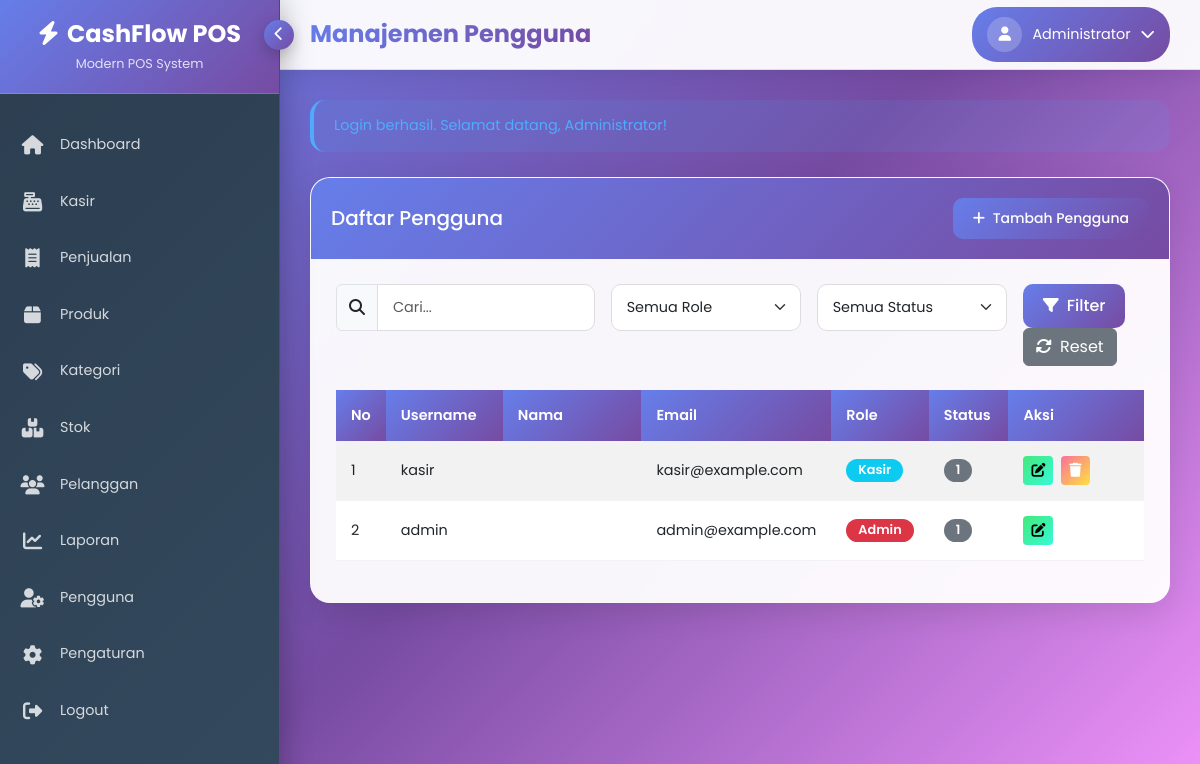
/pengguna/index.php (signed in), run on the app's committed database.
### tables this page shows
CREATE TABLE IF NOT EXISTS pengaturan (
    id INT AUTO_INCREMENT PRIMARY KEY,
    nama_toko VARCHAR(100) NOT NULL,
    alamat TEXT,
    no_telp VARCHAR(15),
    email VARCHAR(100),
    logo VARCHAR(255),
    footer_struk TEXT,
    pajak DECIMAL(5,2) DEFAULT 0,
    updated_at TIMESTAMP DEFAULT CURRENT_TIMESTAMP ON UPDATE CURRENT_TIMESTAMP
);

CREATE TABLE IF NOT EXISTS users (
    id INT AUTO_INCREMENT PRIMARY KEY,
    username VARCHAR(50) NOT NULL UNIQUE,
    password VARCHAR(255) NOT NULL,
    nama_lengkap VARCHAR(100) NOT NULL,
    role ENUM('admin', 'kasir') NOT NULL,
    email VARCHAR(100),
    no_telp VARCHAR(15),
    foto VARCHAR(255) DEFAULT 'default.jpg',
    status TINYINT(1) DEFAULT 1,
    created_at TIMESTAMP DEFAULT CURRENT_TIMESTAMP,
    updated_at TIMESTAMP DEFAULT CURRENT_TIMESTAMP ON UPDATE CURRENT_TIMESTAMP
);

### helpers/functions.php (called while the page is built, shortened)
<?php
function base_url($path = '') {
    return BASE_URL . $path;
}
function asset_url($path = '') {
    return base_url('assets/' . $path);
}

### config/database.php (called while the page is built, shortened)
<?php
try {
    $conn = new mysqli(DB_HOST, DB_USER, DB_PASS, DB_NAME);
    $conn->set_charset("utf8");
} catch (Exception $e) {
    die("Error: " . $e->getMessage());
}
function query($sql) {
    global $conn;
    $result = $conn->query($sql);
    if (strpos(strtoupper($sql), 'SELECT') === 0) {
        $data = [];
        while ($row = $result->fetch_assoc()) {
            $data[] = $row;
        }
        return $data;
    }
    return true;
}
function get_row($sql) {
    global $conn;
    $result = $conn->query($sql);
    return $result->fetch_assoc();
}

### config/config.php (called while the page is built, shortened)
<?php
require_once ROOT_PATH . 'config/database.php';
require_once ROOT_PATH . 'helpers/functions.php';
function is_admin() {
    return isset($_SESSION['user_role']) && $_SESSION['user_role'] === 'admin';
}
function get_flash_message() {
    if (isset($_SESSION['flash_message'])) {
        $flash = $_SESSION['flash_message'];
        return $flash;
    }
    return null;
}
function get_settings() {
    static $settings = null;
    if ($settings === null) {
        $result = get_row("SELECT * FROM pengaturan WHERE id = 1");
        $settings = $result ?: [];
    }
    return $settings;
}

### pengguna/index.php (the view, shortened to what this page needs)
<?php
require_once '../config/config.php';
$active_menu = 'pengguna';
$page_title = 'Manajemen Pengguna';
$page = isset($_GET['page']) ? (int)$_GET['page'] : 1;
$per_page = 10;
$offset = ($page - 1) * $per_page;
$search = isset($_GET['search']) ? sanitize($_GET['search']) : '';
$search_condition = '';
$role_condition = '';
$status_condition = '';
$query = "SELECT * FROM users
          WHERE 1=1 $search_condition $role_condition $status_condition
          ORDER BY id DESC
          LIMIT $offset, $per_page";
$users = query($query);
include '../includes/header.php';
?>
<div class="row">
    <div class="col-lg-12">
        <div class="card mb-4">
            <div class="card-header d-flex justify-content-between align-items-center">
                <h5 class="mb-0">Daftar Pengguna</h5>
                <a href="<?= base_url('pengguna/form.php') ?>" class="btn btn-primary btn-sm">
                    <i class="fas fa-plus me-1"></i> Tambah Pengguna
                </a>
            </div>
            <div class="card-body">
                <form action="" method="get" class="mb-4">
                    <div class="row g-3">
                        <div class="col-md-4">
                            <div class="input-group">
                                <span class="input-group-text"><i class="fas fa-search"></i></span>
                                <input type="text" class="form-control" name="search" placeholder="Cari..." value="<?= htmlspecialchars($search) ?>">
                            </div>
                        </div>
                        <div class="col-md-3">
                            <select name="role" class="form-select">
                                <option value="">Semua Role</option>
                            </select>
                        </div>
                        <div class="col-md-3">
                            <select name="status" class="form-select">
                                <option value="">Semua Status</option>
                            </select>
                        </div>
                        <div class="col-md-2">
                            <button type="submit" class="btn btn-primary me-2">
                                <i class="fas fa-filter me-1"></i> Filter
                            </button>
                            <a href="<?= base_url('pengguna/') ?>" class="btn btn-secondary">
                                <i class="fas fa-sync-alt me-1"></i> Reset
                            </a>
                        </div>
                    </div>
                </form>
                <div class="table-responsive">
                    <table class="table table-striped table-hover align-middle">
                        <thead>
                            <tr>
                                <th width="5%">No</th>
                                <th width="15%">Username</th>
                                <th width="20%">Nama</th>
                                <th width="20%">Email</th>
                                <th width="10%">Role</th>
                                <th width="10%">Status</th>
                                <th width="20%">Aksi</th>
                            </tr>
                        </thead>
                        <tbody>
                            <?php if (empty($users)): ?>
                            <tr>
                                <td colspan="7" class="text-center py-4">Tidak ada data pengguna</td>
                            </tr>
                            <?php else: ?>
                                <?php $no = $offset + 1; foreach ($users as $user): ?>
                                <tr>
                                    <td><?= $no++ ?></td>
                                    <td><?= $user['username'] ?></td>
                                    <td><?= $user['nama'] ?></td>
                                    <td><?= $user['email'] ?></td>
                                    <td>
                                        <span class="badge bg-<?= $user['role'] === 'admin' ? 'danger' : 'info' ?>">
                                            <?= ucfirst($user['role']) ?>
                                        </span>
                                    </td>
                                    <td>
                                        <span class="badge bg-<?= $user['status'] === 'aktif' ? 'success' : 'secondary' ?>">
                                            <?= ucfirst($user['status']) ?>
                                        </span>
                                    </td>
                                    <td>
                                        <a href="<?= base_url('pengguna/form.php?id=' . $user['id']) ?>" class="btn btn-sm btn-warning me-1">
                                            <i class="fas fa-edit"></i>
                                        </a>
                                        <?php if ($user['id'] !== $_SESSION['user_id']): ?>
                                        <a href="<?= base_url('pengguna/index.php?action=delete&id=' . $user['id']) ?>" class="btn btn-sm btn-danger btn-delete">
                                            <i class="fas fa-trash"></i>
                                        </a>
                                        <?php endif; ?>
                                    </td>
                                </tr>
                                <?php endforeach; ?>
                            <?php endif; ?>
                        </tbody>
                    </table>
                </div>
            </div>
        </div>
    </div>
</div>
<?php
include '../includes/footer.php';
?>

### includes/header.php (shortened to what this page needs)
<?php
$user_id = $_SESSION['user_id'];
$user = get_row("SELECT * FROM users WHERE id = '$user_id'");
$settings = get_settings();
$flash_message = get_flash_message();
?>
<!DOCTYPE html>
<html lang="id">
<head>
    <link href="https://cdn.jsdelivr.net/npm/bootstrap@5.3.0/dist/css/bootstrap.min.css" rel="stylesheet">
    <link href="https://cdnjs.cloudflare.com/ajax/libs/font-awesome/6.4.0/css/all.min.css" rel="stylesheet">
    <link href="https://cdn.datatables.net/1.13.4/css/dataTables.bootstrap5.min.css" rel="stylesheet">
    <link href="https://cdn.jsdelivr.net/npm/select2@4.1.0-rc.0/dist/css/select2.min.css" rel="stylesheet">
    <link href="https://cdn.jsdelivr.net/npm/select2-bootstrap-5-theme@1.3.0/dist/select2-bootstrap-5-theme.min.css" rel="stylesheet">
    <link href="<?= asset_url('css/style.css') ?>" rel="stylesheet">
</head>
<body>
    <div class="sidebar" id="sidebar">
        <button class="sidebar-toggle" onclick="toggleSidebar()">
            <i class="fas fa-chevron-left" id="toggleIcon"></i>
        </button>
        <div class="sidebar-header">
            <h3><i class="fas fa-bolt me-2"></i><?= $settings['nama_toko'] ?? 'CashFlow' ?></h3>
            <div class="subtitle">Modern POS System</div>
        </div>
        <ul class="sidebar-menu">
            <li>
                <a href="<?= base_url('dashboard.php') ?>" class="<?= $active_menu === 'dashboard' ? 'active' : '' ?>">
                    <i class="fas fa-home"></i>
                    <span class="menu-text">Dashboard</span>
                </a>
            </li>
            <li>
                <a href="<?= base_url('transaksi/index.php') ?>" class="<?= $active_menu === 'transaksi' ? 'active' : '' ?>">
                    <i class="fas fa-cash-register"></i>
                    <span class="menu-text">Kasir</span>
                </a>
            </li>
            <li>
                <a href="<?= base_url('penjualan/index.php') ?>" class="<?= $active_menu === 'penjualan' ? 'active' : '' ?>">
                    <i class="fas fa-receipt"></i>
                    <span class="menu-text">Penjualan</span>
                </a>
            </li>
            <li>
                <a href="<?= base_url('produk/index.php') ?>" class="<?= $active_menu === 'produk' ? 'active' : '' ?>">
                    <i class="fas fa-box"></i>
                    <span class="menu-text">Produk</span>
                </a>
            </li>
            <li>
                <a href="<?= base_url('kategori/index.php') ?>" class="<?= $active_menu === 'kategori' ? 'active' : '' ?>">
                    <i class="fas fa-tags"></i>
                    <span class="menu-text">Kategori</span>
                </a>
            </li>
            <li>
                <a href="<?= base_url('stok/index.php') ?>" class="<?= $active_menu === 'stok' ? 'active' : '' ?>">
                    <i class="fas fa-boxes"></i>
                    <span class="menu-text">Stok</span>
                </a>
            </li>
            <li>
                <a href="<?= base_url('pelanggan/index.php') ?>" class="<?= $active_menu === 'pelanggan' ? 'active' : '' ?>">
                    <i class="fas fa-users"></i>
                    <span class="menu-text">Pelanggan</span>
                </a>
            </li>
            <li>
                <a href="<?= base_url('laporan/index.php') ?>" class="<?= $active_menu === 'laporan' ? 'active' : '' ?>">
                    <i class="fas fa-chart-line"></i>
                    <span class="menu-text">Laporan</span>
                </a>
            </li>
            <?php if (is_admin()): ?>
            <li>
                <a href="<?= base_url('users/index.php') ?>" class="<?= $active_menu === 'users' ? 'active' : '' ?>">
                    <i class="fas fa-user-cog"></i>
                    <span class="menu-text">Pengguna</span>
                </a>
            </li>
            <li>
                <a href="<?= base_url('pengaturan/index.php') ?>" class="<?= $active_menu === 'pengaturan' ? 'active' : '' ?>">
                    <i class="fas fa-cog"></i>
                    <span class="menu-text">Pengaturan</span>
                </a>
            </li>
            <?php endif; ?>
            <li>
                <a href="<?= base_url('auth/logout.php') ?>" onclick="return confirm('Apakah Anda yakin ingin logout?')">
                    <i class="fas fa-sign-out-alt"></i>
                    <span class="menu-text">Logout</span>
                </a>
            </li>
        </ul>
    </div>
    <div class="main-content" id="mainContent">
        <div class="topbar">
            <div class="topbar-left">
                <h4><?= $page_title ?? 'Dashboard' ?></h4>
            </div>
            <div class="topbar-right">
                <div class="profile-dropdown">
                    <button class="profile-btn" onclick="window.location.href='<?= base_url('profile.php') ?>'">
                        <div class="profile-avatar">
                            <?php if (!empty($user['foto']) && $user['foto'] !== 'default.jpg'): ?>
                            <img src="<?= upload_url('users/' . $user['foto']) ?>" alt="<?= $user['nama_lengkap'] ?>" class="img-fluid" style="width: 35px; height: 35px; border-radius: 50%; object-fit: cover;">
                            <?php else: ?>
                            <i class="fas fa-user"></i>
                            <?php endif; ?>
                        </div>
                        <span><?= $user['nama_lengkap'] ?></span>
                        <i class="fas fa-chevron-down"></i>
                    </button>
                </div>
            </div>
        </div>
        <div class="dashboard-content">
            <?php if ($flash_message): ?>
            <div class="alert alert-<?= $flash_message['type'] ?>">
                <?= $flash_message['message'] ?>
            </div>
            <?php endif; ?>

### assets/css/style.css (style rules this page uses)
:root { --primary-color: #4e73df; --secondary-color: #858796; --success-color: #1cc88a; --info-color: #36b9cc; --warning-color: #f6c23e; --danger-color: #e74a3b; --light-color: #f8f9fc; --dark-color: #5a5c69; --sidebar-width: 250px; --sidebar-collapsed-width: 80px; --topbar-height: 70px; --transition-speed: 0.3s; }
body { font-family: 'Nunito', -apple-system, BlinkMacSystemFont, "Segoe UI", Roboto, "Helvetica Neue", Arial, sans-serif; font-size: 0.9rem; background-color: #f8f9fc; color: #5a5c69; overflow-x: hidden; }
.sidebar { width: var(--sidebar-width); background: linear-gradient(180deg, var(--primary-color) 10%, #224abe 100%); color: #fff; position: fixed; top: 0; left: 0; height: 100vh; z-index: 999; transition: all var(--transition-speed) ease; box-shadow: 0 0.15rem 1.75rem 0 rgba(58, 59, 69, 0.15); }
.main-content { width: calc(100% - var(--sidebar-width)); margin-left: var(--sidebar-width); min-height: 100vh; transition: all var(--transition-speed) ease; position: relative; }
.topbar { height: var(--topbar-height); background-color: #fff; box-shadow: 0 0.15rem 1.75rem 0 rgba(58, 59, 69, 0.15); display: flex; align-items: center; justify-content: space-between; padding: 0 1.5rem; position: sticky; top: 0; z-index: 99; }
.card { border: none; border-radius: 0.35rem; box-shadow: 0 0.15rem 1.75rem 0 rgba(58, 59, 69, 0.1); margin-bottom: 1.5rem; }
.card-header { background-color: #f8f9fc; border-bottom: 1px solid #e3e6f0; padding: 0.75rem 1.25rem; }
.card-body { padding: 1.25rem; }
.form-control { border: 1px solid #d1d3e2; border-radius: 0.35rem; color: #6e707e; }
.btn-primary { background-color: var(--primary-color); border-color: var(--primary-color); }
.btn-warning { background-color: var(--warning-color); border-color: var(--warning-color); }
.btn-danger { background-color: var(--danger-color); border-color: var(--danger-color); }
.alert { border-radius: 0.35rem; border: 1px solid transparent; }
.alert-success { background-color: #edfcf5; border-color: #d1f5e0; color: #0f6848; }
.badge { font-weight: 600; padding: 0.35em 0.65em; border-radius: 0.35rem; }

### data on the page
pengaturan: nama_toko "CashFlow POS"
users: nama_lengkap "Administrator", username "admin", email "admin@example.com", role "Admin", status "1"
users: username "kasir", email "kasir@example.com", role "Kasir", status "1"

### other printed values
$page_title "Manajemen Pengguna"
$flash_message['message'] "Login berhasil. Selamat datang, Administrator!"
